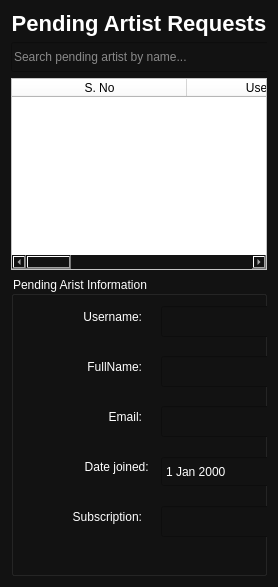
      <widget class="QWidget" name="artistRequestsPage">
       <property name="styleSheet">
        <string notr="true">background-color: #121212; color: #fff;</string>
       </property>
       <layout class="QVBoxLayout" name="verticalLayout">
        <item>
         <widget class="QLabel" name="artistRequestsTitle">
          <property name="styleSheet">
           <string notr="true">font-size:22px; font-weight:bold;</string>
          </property>
          <property name="text">
           <string>Pending Artist Requests</string>
          </property>
          <property name="alignment">
           <set>Qt::AlignCenter</set>
          </property>
         </widget>
        </item>
        <item>
         <widget class="QWidget" name="widget_2" native="true">
          <property name="minimumSize">
           <size>
            <width>0</width>
            <height>30</height>
           </size>
          </property>
          <widget class="QLineEdit" name="pendingArtistSearch">
           <property name="geometry">
            <rect>
             <x>0</x>
             <y>0</y>
             <width>791</width>
             <height>30</height>
            </rect>
           </property>
           <property name="minimumSize">
            <size>
             <width>0</width>
             <height>30</height>
            </size>
           </property>
           <property name="placeholderText">
            <string>Search pending artist by name...</string>
           </property>
          </widget>
          <widget class="QPushButton" name="pushButton">
           <property name="geometry">
            <rect>
             <x>810</x>
             <y>0</y>
             <width>101</width>
             <height>28</height>
            </rect>
           </property>
           <property name="styleSheet">
            <string notr="true">background-color: rgb(61, 197, 255);</string>
           </property>
           <property name="text">
            <string>Search</string>
           </property>
          </widget>
         </widget>
        </item>
        <item>
         <widget class="QTableWidget" name="artistsRequestTable">
          <property name="styleSheet">
           <string notr="true">background-color:#FFFFFF ; color: #000000;</string>
          </property>
          <property name="editTriggers">
           <set>QAbstractItemView::NoEditTriggers</set>
          </property>
          <property name="sortingEnabled">
           <bool>true</bool>
          </property>
          <property name="columnCount">
           <number>5</number>
          </property>
          <attribute name="horizontalHeaderDefaultSectionSize">
           <number>175</number>
          </attribute>
          <column>
           <property name="text">
            <string>S. No</string>
           </property>
          </column>
          <column>
           <property name="text">
            <string>UserName</string>
           </property>
          </column>
          <column>
           <property name="text">
            <string>Full Name</string>
           </property>
          </column>
          <column>
           <property name="text">
            <string>Email</string>
           </property>
          </column>
          <column>
           <property name="text">
            <string>Subscription</string>
           </property>
          </column>
         </widget>
        </item>
        <item>
         <widget class="QGroupBox" name="groupBox_4">
          <property name="minimumSize">
           <size>
            <width>0</width>
            <height>300</height>
           </size>
          </property>
          <property name="title">
           <string>Pending Arist Information</string>
          </property>
          <widget class="QLabel" name="label_22">
           <property name="geometry">
            <rect>
             <x>20</x>
             <y>20</y>
             <width>111</width>
             <height>41</height>
            </rect>
           </property>
           <property name="layoutDirection">
            <enum>Qt::LeftToRight</enum>
           </property>
           <property name="styleSheet">
            <string notr="true">font: 9pt &quot;MS Shell Dlg 2&quot;;</string>
           </property>
           <property name="text">
            <string>Username:</string>
           </property>
           <property name="alignment">
            <set>Qt::AlignRight|Qt::AlignTrailing|Qt::AlignVCenter</set>
           </property>
          </widget>
          <widget class="QPushButton" name="Requests_RejectBtn">
           <property name="geometry">
            <rect>
             <x>730</x>
             <y>230</y>
             <width>161</width>
             <height>43</height>
            </rect>
           </property>
           <property name="font">
            <font>
             <pointsize>10</pointsize>
            </font>
           </property>
           <property name="styleSheet">
            <string notr="true">background-color: rgb(255, 0, 0);
border-color: rgb(255, 255, 255);</string>
           </property>
           <property name="text">
            <string>Reject </string>
           </property>
           <property name="checkable">
            <bool>true</bool>
           </property>
          </widget>
          <widget class="QLineEdit" name="UsernameLineEdit_2">
           <property name="enabled">
            <bool>true</bool>
           </property>
           <property name="geometry">
            <rect>
             <x>150</x>
             <y>30</y>
             <width>281</width>
             <height>31</height>
            </rect>
           </property>
           <property name="text">
            <string/>
           </property>
           <property name="readOnly">
            <bool>true</bool>
           </property>
          </widget>
          <widget class="QLabel" name="label_23">
           <property name="geometry">
            <rect>
             <x>30</x>
             <y>70</y>
             <width>101</width>
             <height>41</height>
            </rect>
           </property>
           <property name="styleSheet">
            <string notr="true">font: 9pt &quot;MS Shell Dlg 2&quot;;</string>
           </property>
           <property name="text">
            <string>FullName:</string>
           </property>
           <property name="alignment">
            <set>Qt::AlignRight|Qt::AlignTrailing|Qt::AlignVCenter</set>
           </property>
          </widget>
          <widget class="QLineEdit" name="FullNameLineEdit_2">
           <property name="geometry">
            <rect>
             <x>150</x>
             <y>80</y>
             <width>281</width>
             <height>31</height>
            </rect>
           </property>
           <property name="readOnly">
            <bool>true</bool>
           </property>
          </widget>
          <widget class="QLineEdit" name="EmailLineEdit_2">
           <property name="geometry">
            <rect>
             <x>150</x>
             <y>130</y>
             <width>281</width>
             <height>31</height>
            </rect>
           </property>
           <property name="text">
            <string/>
           </property>
           <property name="readOnly">
            <bool>true</bool>
           </property>
          </widget>
          <widget class="QLabel" name="label_24">
           <property name="geometry">
            <rect>
             <x>40</x>
             <y>120</y>
             <width>91</width>
             <height>41</height>
            </rect>
           </property>
           <property name="styleSheet">
            <string notr="true">font: 9pt &quot;MS Shell Dlg 2&quot;;</string>
           </property>
           <property name="text">
            <string>Email:</string>
           </property>
           <property name="alignment">
            <set>Qt::AlignRight|Qt::AlignTrailing|Qt::AlignVCenter</set>
           </property>
          </widget>
          <widget class="QLabel" name="label_25">
           <property name="geometry">
            <rect>
             <x>40</x>
             <y>170</y>
             <width>101</width>
             <height>41</height>
            </rect>
           </property>
           <property name="styleSheet">
            <string notr="true">font: 9pt &quot;MS Shell Dlg 2&quot;;</string>
           </property>
           <property name="text">
            <string>Date joined: </string>
           </property>
           <property name="alignment">
            <set>Qt::AlignRight|Qt::AlignTrailing|Qt::AlignVCenter</set>
           </property>
          </widget>
          <widget class="QDateEdit" name="dateJoined_2">
           <property name="geometry">
            <rect>
             <x>150</x>
             <y>180</y>
             <width>281</width>
             <height>31</height>
            </rect>
           </property>
           <property name="readOnly">
            <bool>true</bool>
           </property>
          </widget>
          <widget class="QLineEdit" name="SubscriptionLineEdit_2">
           <property name="geometry">
            <rect>
             <x>150</x>
             <y>230</y>
             <width>281</width>
             <height>31</height>
            </rect>
           </property>
           <property name="text">
            <string/>
           </property>
           <property name="readOnly">
            <bool>true</bool>
           </property>
          </widget>
          <widget class="QLabel" name="label_27">
           <property name="geometry">
            <rect>
             <x>20</x>
             <y>220</y>
             <width>111</width>
             <height>41</height>
            </rect>
           </property>
           <property name="layoutDirection">
            <enum>Qt::LeftToRight</enum>
           </property>
           <property name="styleSheet">
            <string notr="true">font: 9pt &quot;MS Shell Dlg 2&quot;;</string>
           </property>
           <property name="text">
            <string>Subscription:</string>
           </property>
           <property name="alignment">
            <set>Qt::AlignRight|Qt::AlignTrailing|Qt::AlignVCenter</set>
           </property>
          </widget>
          <widget class="QPushButton" name="RequestS_AcceptBtn">
           <property name="geometry">
            <rect>
             <x>730</x>
             <y>180</y>
             <width>161</width>
             <height>43</height>
            </rect>
           </property>
           <property name="font">
            <font>
             <pointsize>10</pointsize>
            </font>
           </property>
           <property name="styleSheet">
            <string notr="true">background-color: rgb(10, 220, 10);</string>
           </property>
           <property name="text">
            <string>Accept</string>
           </property>
           <property name="checkable">
            <bool>true</bool>
           </property>
          </widget>
         </widget>
        </item>
       </layout>
      </widget>
